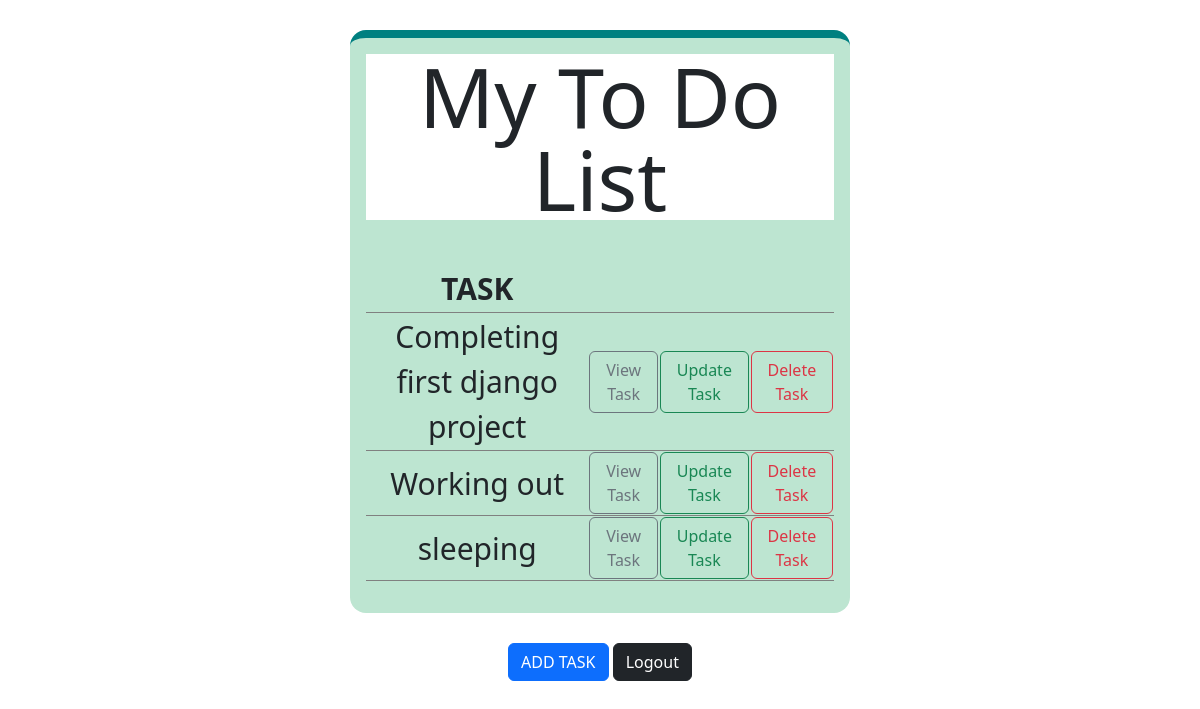
Screenshot of /tasks/ (signed in) with the database file from the repository.
### main/models.py (models this page shows, shortened)
class Task(models.Model):
    user=models.ForeignKey(User,on_delete=models.CASCADE,null=True,blank=True)
    title=models.CharField(max_length=100)
    description=models.TextField(null=True,blank=True)
    complete=models.BooleanField(default=False)
    created_on=models.DateTimeField(auto_now_add=True)
    class Meta:
        ordering=['complete']

### main/views.py (the view)
# urls.py: path('tasks/',TaskList.as_view(),name='tasks'),
class TaskList(LoginRequiredMixin,ListView):
    model=Task
    context_object_name="tasks_list"
    template_name="../templates/task_list.html"
    def get_context_data(self, **kwargs):
        context=super().get_context_data(**kwargs)
        context['tasks_list']=context['tasks_list'].filter(user=self.request.user)
        return context

### templates/task_list.html (shortened to what this page needs)
<!DOCTYPE html>
<html lang="en">
<head>
    <link rel="stylesheet" href="../static/style_task_list.css">
    <link href="https://cdn.jsdelivr.net/npm/bootstrap@5.2.0/dist/css/bootstrap.min.css" rel="stylesheet">
</head>
<body>
    <div class="header">
    <h1>My To Do List</h1>
    <div class="table">
    <table>
        <br>
        <tr>
            <th>TASK</th>
        </tr>
        {%for items in tasks_list%}
        <tr>
            <td>
                {%if items.complete%}
                <i><s>{{items.title}}</s></i>
                {%else%}
                {{items.title}}
                {%endif%}
            </td>
            <td><a href="/task/{{items.id}}"><button type="button" class="btn btn-outline-secondary">View Task</button></a></td>
            <td><a href="/update-task/{{items.id}}"><button type="button" class="btn btn-outline-success">Update Task</button></a></td>
            <td><a href="/delete-task/{{items.id}}"><button type="button" class="btn btn-outline-danger">Delete Task</button></a></td>
        </tr>
        {%empty%}
        <h3>There are no items in the list</h3>
        {%endfor%}
    </table>
    </div>
    </div>
    <div class="buttons">
    <a href="/create-task/"><button type="button" class="btn btn-primary">ADD TASK</button></a>
    <a href="/logout/"><button type="button" class="btn btn-dark">Logout</button></a>
    </div>
</body>
</html>

### static/style_task_list.css (style rules this page uses)
body { font: 16px/1.8 sans-serif; background-color:linear-gradient(-30deg, #E6F0FC, #BDE5D1); align-content: center; text-align: center; }
.buttons { text-align: center; }
.header { font-size:30px; text-align: center; align-items: center; align-content: center; background-color: #BDE5D1; box-shadow:(0 4px 16px #aaa); width: 500px; padding:1rem; border-radius:1rem; margin: 30px auto; border-top: solid 8px teal }
.header h1 { margin: 0; font-size: 83px; text-align: center; background: #fff; line-height: 1; }

### rows the page displays
Task: title "Completing first django project"
Task: title "Working out"
Task: title "sleeping"
